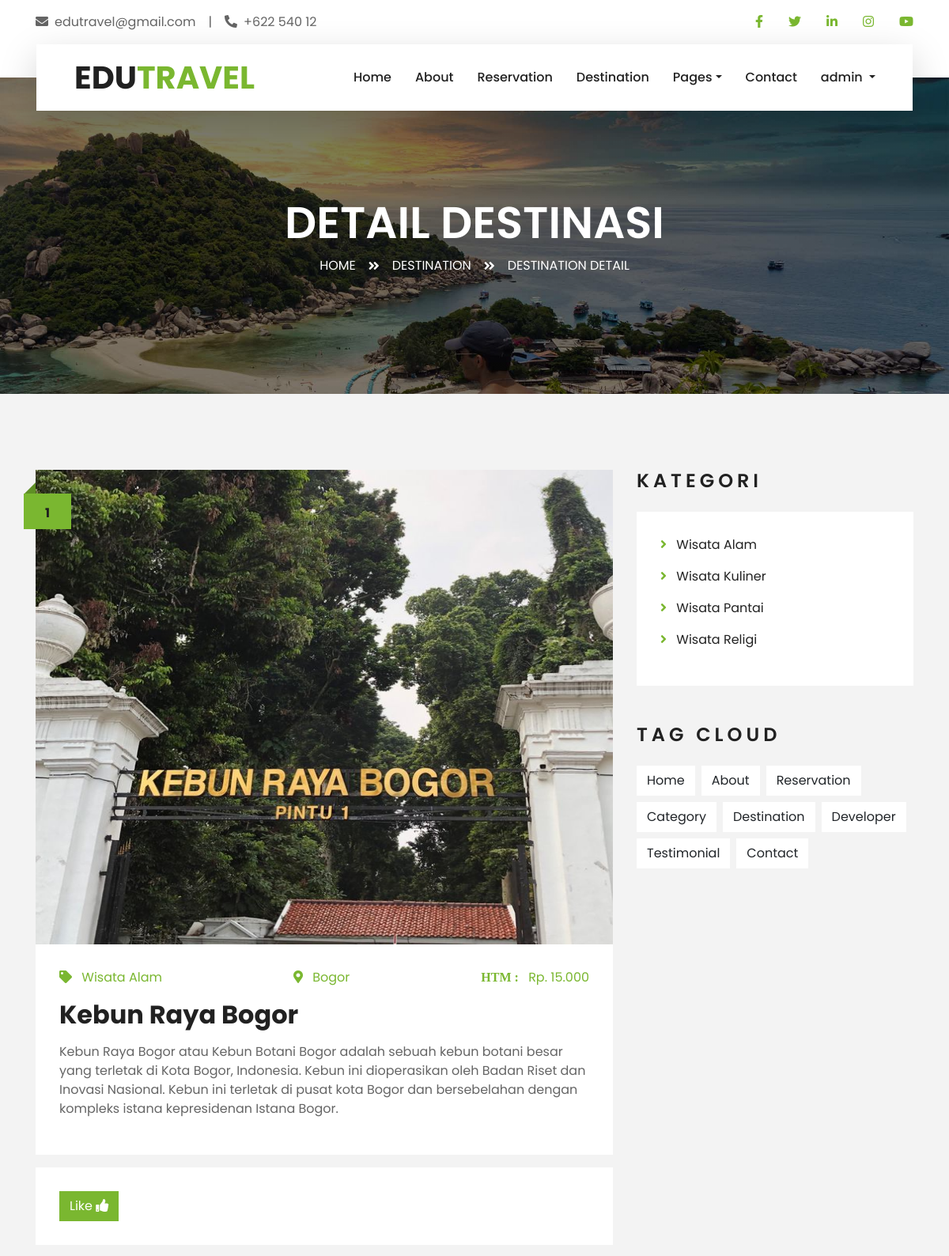
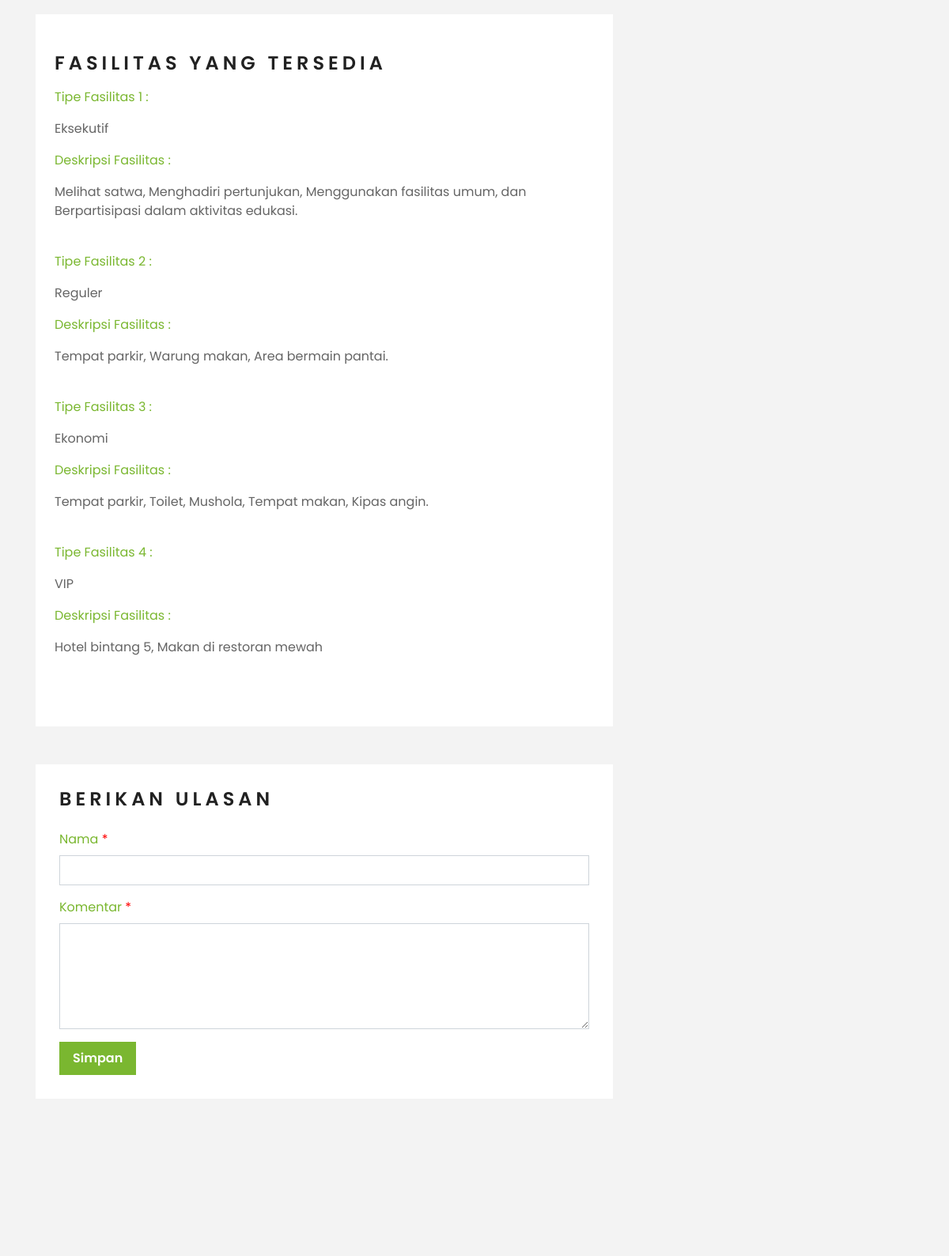
The app's page /travelling/main_page/detail_destination.php?id_destinasi=1 (signed in, upper part) with its own data (2 pictures, top to bottom).
### tables this page shows
CREATE TABLE `destinasi` (
  `id_destinasi` int(11) NOT NULL,
  `nama_destinasi` varchar(100) NOT NULL,
  `gambar` text NOT NULL,
  `lokasi` varchar(250) NOT NULL,
  `harga` decimal(10,2) NOT NULL,
  `deskripsi` varchar(500) NOT NULL,
  `id_kategori` int(11) NOT NULL
);

CREATE TABLE `kategori` (
  `id_kategori` int(11) NOT NULL,
  `nama_kategori` varchar(100) NOT NULL,
  `gambar_kategori` text NOT NULL
);

CREATE TABLE `fasilitas` (
  `id_fasilitas` int(11) NOT NULL,
  `tipe` varchar(25) NOT NULL,
  `keterangan` varchar(500) NOT NULL
);

### travelling/main_page/detail_destination.php (the view, shortened to what this page needs)
<?php
if (isset($_SESSION['username'])) {
    $loggedInUsername = $_SESSION['username'];
} else {
    header("Location: login.php");
    exit();
}
?>
<!DOCTYPE html>
<html lang="en">
<head>
    <link href="https://cdnjs.cloudflare.com/ajax/libs/font-awesome/5.10.0/css/all.min.css" rel="stylesheet">
    <link href="lib/owlcarousel/assets/owl.carousel.min.css" rel="stylesheet">
    <link href="lib/tempusdominus/css/tempusdominus-bootstrap-4.min.css" rel="stylesheet" />
    <link href="css/style.css" rel="stylesheet">
</head>
<body>
    <div class="container-fluid bg-light pt-3 d-none d-lg-block">
        <div class="container">
            <div class="row">
                <div class="col-lg-6 text-center text-lg-left mb-2 mb-lg-0">
                    <div class="d-inline-flex align-items-center">
                        <p><i class="fa fa-envelope mr-2"></i>edutravel@gmail.com</p>
                        <p class="text-body px-3">|</p>
                        <p><i class="fa fa-phone-alt mr-2"></i>+622 540 12</p>
                    </div>
                </div>
                <div class="col-lg-6 text-center text-lg-right">
                    <div class="d-inline-flex align-items-center">
                        <a class="text-primary px-3" href="https://www.facebook.com">
                            <i class="fab fa-facebook-f"></i>
                        </a>
                        <a class="text-primary px-3" href="https://www.twitter.com">
                            <i class="fab fa-twitter"></i>
                        </a>
                        <a class="text-primary px-3" href="https://www.linkedin.com">
                            <i class="fab fa-linkedin-in"></i>
                        </a>
                        <a class="text-primary px-3" href="https://www.instagram.com">
                            <i class="fab fa-instagram"></i>
                        </a>
                        <a class="text-primary pl-3" href="https://www.youtube.com">
                            <i class="fab fa-youtube"></i>
                        </a>
                    </div>
                </div>
            </div>
        </div>
    </div>
    <div class="container-fluid position-relative nav-bar p-0">
        <div class="container-lg position-relative p-0 px-lg-3" style="z-index: 9;">
            <nav class="navbar navbar-expand-lg bg-light navbar-light shadow-lg py-3 py-lg-0 pl-3 pl-lg-5">
                <a href="" class="navbar-brand">
                    <h1 class="m-0 text-primary"><span class="text-dark">EDU</span>TRAVEL</h1>
                </a>
                <div class="collapse navbar-collapse justify-content-between px-3" id="navbarCollapse">
                    <div class="navbar-nav ml-auto py-0">
                        <a href="index.php" class="nav-item nav-link">Home</a>
                        <a href="about.php" class="nav-item nav-link">About</a>
                        <a href="reservation.php" class="nav-item nav-link">Reservation</a>
                        <a href="destination.php" class="nav-item nav-link">Destination</a>
                        <div class="nav-item dropdown">
                            <a href="#" class="nav-link dropdown-toggle" data-toggle="dropdown">Pages</a>
                        </div>
                        <a href="contact.php" class="nav-item nav-link">Contact</a>
                        <?php
                        if (isset($loggedInUsername)) {
                            ?>
                            <div class="nav-item dropdown">
                                <a href="#" class="nav-link dropdown-toggle" data-toggle="dropdown">
                                    <?php echo $loggedInUsername; ?>
                                </a>
                            </div>
                            <?php
                        }
                        ?>
                    </div>
                </div>
            </nav>
        </div>
    </div>
    <div class="container-fluid page-header">
        <div class="container">
            <div class="d-flex flex-column align-items-center justify-content-center" style="min-height: 400px">
                <h3 class="display-4 text-white text-uppercase">Detail Destinasi</h3>
                <div class="d-inline-flex text-white">
                    <p class="m-0 text-uppercase"><a class="text-white" href="index.php">Home</a></p>
                    <i class="fa fa-angle-double-right pt-1 px-3"></i>
                    <p class="m-0 text-uppercase"><a class="text-white" href="destination.php">Destination</a></p>
                    <i class="fa fa-angle-double-right pt-1 px-3"></i>
                    <p class="m-0 text-uppercase">Destination Detail</p>
                </div>
            </div>
        </div>
    </div>
    <div class="container-fluid py-5">
        <div class="container py-5">
            <div class="row">
                <?php
                include '../koneksi.php';
                $id_terima = $_GET['id_destinasi'];
                $destinasi = mysqli_query($koneksi, "SELECT * FROM `destinasi` as d JOIN `kategori` as k ON d.id_kategori=k.id_kategori where d.id_destinasi=$id_terima;");
                if (mysqli_num_rows($destinasi) > 0) {
                    while ($d = mysqli_fetch_array($destinasi)) {
                        $gambar = $d["gambar"];
                        $id_destinasi = $d["id_destinasi"];
                        $nama_kategori = $d["id_kategori"];
                        $nama_kategori = $d["nama_kategori"];
                        $lokasi = $d["lokasi"];
                        $harga = $d["harga"];
                        $nama_destinasi = $d["nama_destinasi"];
                        $deskripsi = $d["deskripsi"];
                    }
                }
                ?>
                <div class="col-lg-8">
                    <div class="pb-3">
                        <div class="blog-item">
                            <div class="position-relative">
                                <img class="img-fluid w-100" src="<?php echo $gambar ?>" style="height:600px">
                                <div class="blog-date">
                                    <h6 class="font-weight-bold mb-n1">
                                        <?php echo $id_destinasi ?>
                                    </h6>
                                </div>
                            </div>
                        </div>
                        <div class="bg-white mb-3" style="padding: 30px;">
                            <div class="d-flex justify-content-between mb-3">
                                <div class="text-primary text-decoration-none"><i
                                        class="fas fa-tag text-primary mr-2"></i>
                                    <?php echo $nama_kategori ?>
                                </div>
                                <div class="text-primary  text-decoration-none"><i
                                        class="fa fa-map-marker-alt text-primary mr-2"></i>
                                    <?php echo $lokasi ?>
                                </div>
                                <div class="text-primary text-decoration-none"><i class="fas text-primary mr-2">HTM :
                                    </i>
                                    <?php echo "Rp. " . number_format($harga, 0, ',', '.') ?>
                                </div>
                            </div>
                            <h2 class="mb-3">
                                <?php echo $nama_destinasi ?>
                            </h2>
                            <p>
                                <?php echo $deskripsi ?>
                            </p>
                        </div>
                        <div class="bg-white mb-3" style="padding: 30px;">
                            <form id="likeForm" action="proses_like_destinasi.php" method="post">
                                <button type="submit" class="btn btn-primary">Like <i
                                        class="fas fa-thumbs-up"></i></button>
                            </form>
                        </div>
                    </div>
                    <div class="d-flex flex-column bg-white mb-5 py-5 px-4">
                        <h4 class="text-uppercase mb-3" style="letter-spacing: 5px;">Fasilitas Yang Tersedia</h4>
                        <div class="bg-white">
                            <?php
                            include '../koneksi.php';
                            $no = 1;
                            $query = mysqli_query($koneksi, "SELECT * FROM `fasilitas` where id_fasilitas=id_fasilitas;");
                            ?>
                            <?php
                            if (mysqli_num_rows($query) > 0) {
                                while ($data = mysqli_fetch_array($query)) {
                                    ?>
                                    <p class="text-primary">Tipe Fasilitas
                                        <?php echo $no ?> :
                                    </p>
                                    <p>
                                        <?php echo $data["tipe"] ?>
                                    </p>
                                    <p class="text-primary">Deskripsi Fasilitas :</p>
                                    <p>
                                        <?php echo $data["keterangan"] ?>
                                    </p> <br>
                                    <?php $no++;
                                } ?>
                            <?php } ?>
                        </div>
                    </div>
                    <div class="bg-white mb-3" style="padding: 30px;">
                        <h4 class="text-uppercase mb-4" style="letter-spacing: 5px;">Berikan Ulasan</h4>
                        <form action="proses_tambah_ulasan.php" method="post" onsubmit="return validateForm()">
                            <div class="form-group">
                                <label for="nama" class="text-primary">Nama <span style="color:red">*</span></label>
                                <input type="text" class="form-control" name="nama" id="nama">
                            </div>
                            <div class="form-group">
                                <label for="pesan" class="text-primary">Komentar <span
                                        style="color:red">*</span></label>
                                <textarea id="pesan" cols="30" rows="5" name="pesan" class="form-control"></textarea>
                            </div>
                            <div class="form-group mb-0">
                                <input type="submit" value="Simpan" name="submit"
                                    class="btn btn-primary font-weight-semi-bold py-2 px-3">
                            </div>
                        </form>
                    </div>
                </div>
                <div class="col-lg-4 mt-5 mt-lg-0">
                    <div class="mb-5">
                        <h4 class="text-uppercase mb-4" style="letter-spacing: 5px;">Kategori</h4>
                        <div class="bg-white" style="padding: 30px;">
                            <?php
                            include '../koneksi.php';
                            $query = mysqli_query($koneksi, "SELECT * FROM `kategori` where id_kategori=id_kategori;");
                            if (mysqli_num_rows($query) > 0) {
                                while ($data = mysqli_fetch_array($query)) {
                                    ?>
                                    <ul class="list-inline m-0">
                                        <li class="mb-3 d-flex justify-content-between align-items-center">
                                            <a class="text-dark"
                                                href="detail_kategori.php?id_kategori=<?php echo $data["id_kategori"] ?>"><i
                                                    class="fa fa-angle-right text-primary mr-2"></i>
                                                <?php echo $data["nama_kategori"] ?>
                                            </a>
                                        </li>
                                    </ul>
                                <?php } ?>
                            <?php } ?>
                        </div>
                    </div>
                    <div class="mb-5">
                        <h4 class="text-uppercase mb-4" style="letter-spacing: 5px;">Tag Cloud</h4>
                        <div class="d-flex flex-wrap m-n1">
                            <a href="index.php" class="btn btn-light m-1">Home</a>
                            <a href="about.php" class="btn btn-light m-1">About</a>
                            <a href="reservation.php" class="btn btn-light m-1">Reservation</a>
                            <a href="category.php" class="btn btn-light m-1">Category</a>
                            <a href="destination.php" class="btn btn-light m-1">Destination</a>
                            <a href="developer.php" class="btn btn-light m-1">Developer</a>
                            <a href="testimonial.php" class="btn btn-light m-1">Testimonial</a>
                            <a href="contact.php" class="btn btn-light m-1">Contact</a>
                        </div>
                    </div>
                </div>
            </div>
        </div>
    </div>
</body>
</html>

### records on screen
destinasi: gambar (picture), id_destinasi "1", id_kategori.nama_kategori "Wisata Alam", lokasi "Bogor", harga "15.000", nama_destinasi "Kebun Raya Bogor", deskripsi "Kebun Raya Bogor atau Kebun Botani Bogor adalah sebuah kebun botani besar yang terletak di Kota Bogor, Indonesia. Kebun ini dioperasikan oleh Badan Riset dan Inovasi Nasional. Kebun ini terletak di pusat kota Bogor dan bersebelahan dengan kompleks istana kepresidenan Istana Bogor."
fasilitas: tipe "Eksekutif", keterangan "Melihat satwa, Menghadiri pertunjukan, Menggunakan fasilitas umum, dan Berpartisipasi dalam aktivitas edukasi."
fasilitas: tipe "Reguler", keterangan "Tempat parkir, Warung makan, Area bermain pantai."
fasilitas: tipe "Ekonomi", keterangan "Tempat parkir, Toilet, Mushola, Tempat makan, Kipas angin."
fasilitas: tipe "VIP", keterangan "Hotel bintang 5, Makan di restoran mewah"
kategori: nama_kategori "Wisata Alam"
kategori: nama_kategori "Wisata Kuliner"
kategori: nama_kategori "Wisata Pantai"
kategori: nama_kategori "Wisata Religi"

### other values on screen
$loggedInUsername "admin"
